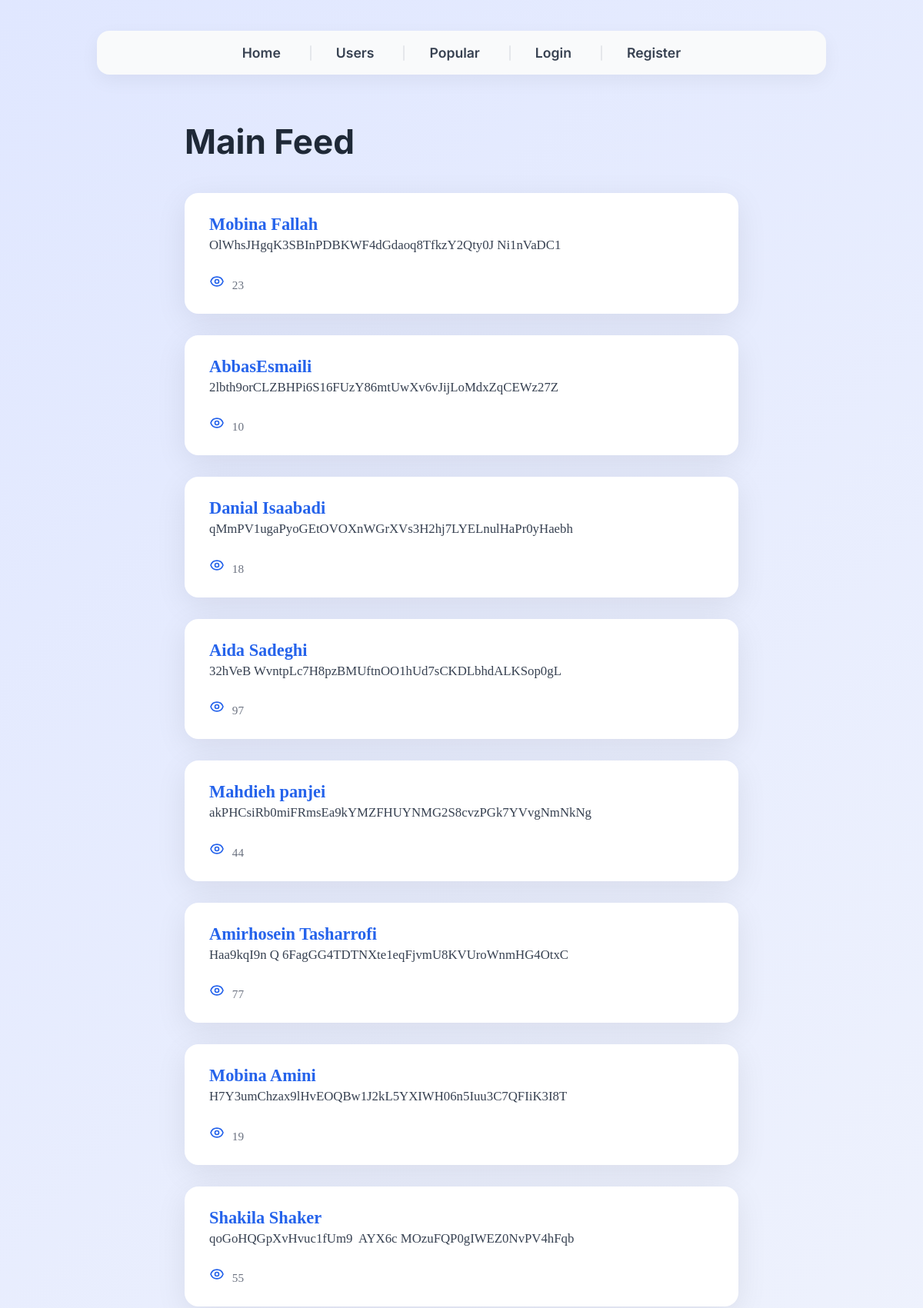
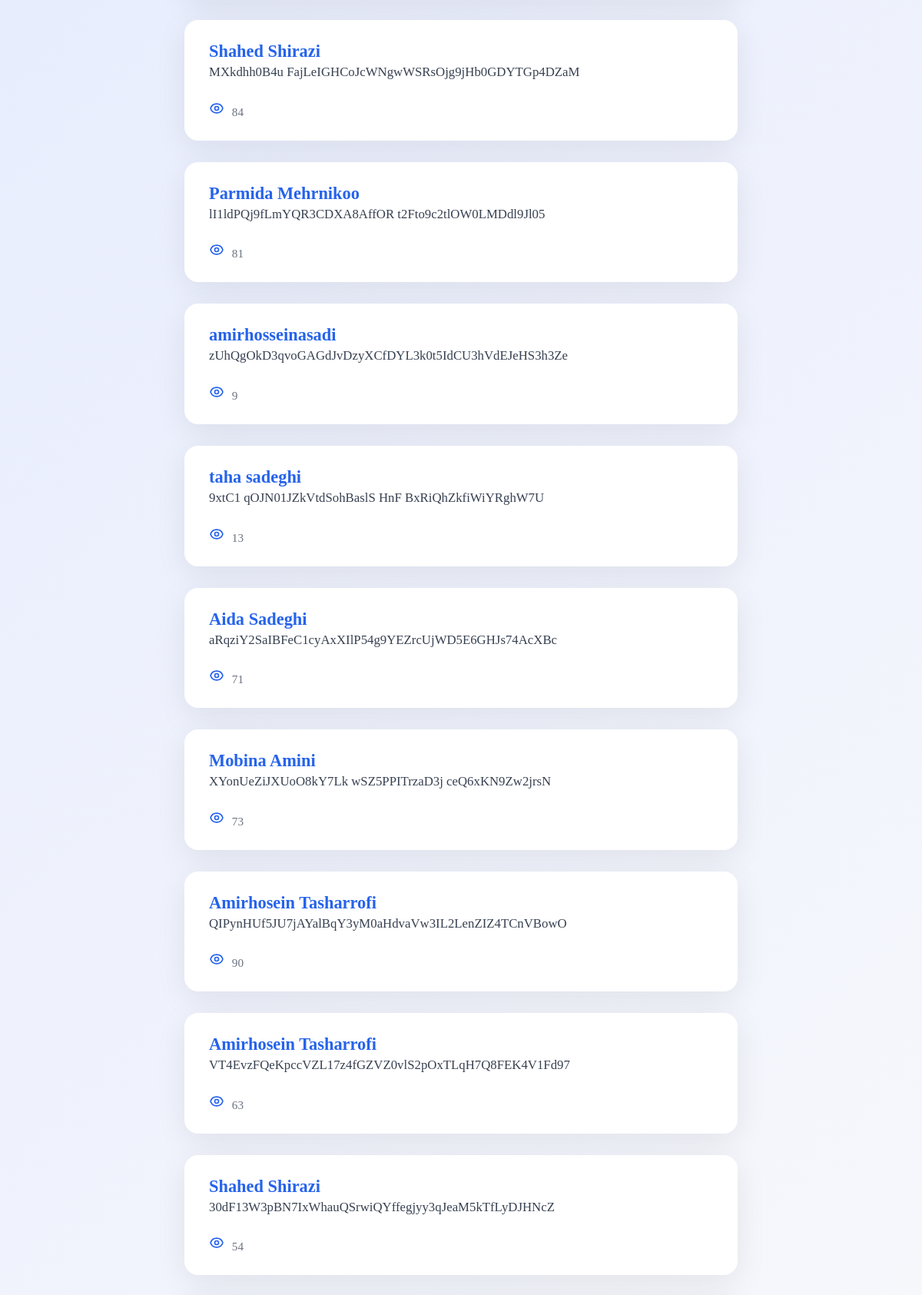
Screenshot of /?page=main&p=2 (upper part) with the database file from the repository (2 pictures, top to bottom).
### tables this page shows
CREATE TABLE `posts` (
  `id` int(11) NOT NULL,
  `user_id` int(11) NOT NULL,
  `content` varchar(50) NOT NULL
);

CREATE TABLE `users` (
  `id` int(11) NOT NULL,
  `name` varchar(100) NOT NULL,
  `email` varchar(100) NOT NULL,
  `password` varchar(64) NOT NULL
);

### core/View.php (called while the page is built, shortened)
<?php
class View
{
    public static function render(string $view, array $data = []): void
    {
        extract($data);
        include __DIR__ . "/../views/{$view}.php";
    }
}

### controllers/PostController.php (called while the page is built, shortened)
<?php
class PostController
{
    public function main(): void
    {
        $currentPage = isset($_GET['p']) ? max(1, (int)$_GET['p']) : 1;
        $postsList = Post::getAllPaginated($currentPage);
        View::render('main', ['posts' => $postsList, 'page' => $currentPage]);
    }
}

### index.php (called while the page is built, shortened)
<?php
Router::route();

### models/Post.php (called while the page is built, shortened)
<?php
class Post
{
    public static function getAllPaginated(int $page, int $limit = 20): array
    {
        $offset = ($page - 1) * $limit;
        $db = Database::connect();
        $sql = "
            SELECT posts.*, users.name AS user_name, COALESCE(pv.views, 0) AS view_count
            FROM posts
            JOIN users ON posts.user_id = users.id
            LEFT JOIN (
                SELECT post_id, views FROM post_views
            ) pv ON pv.post_id = posts.id
            ORDER BY posts.id DESC
            LIMIT :limit OFFSET :offset
        ";
        $stmt = $db->prepare($sql);
        $stmt->bindValue(':limit', $limit, PDO::PARAM_INT);
        $stmt->bindValue(':offset', $offset, PDO::PARAM_INT);
        $stmt->execute();
        return $stmt->fetchAll(PDO::FETCH_ASSOC);
    }
}

### views/main.php (the view, shortened to what this page needs)
<?php
include 'views/navbar.php';
?>
<h1>Main Feed</h1>
<?php if (empty($posts)): ?>
  <div class="no-posts">No posts available.</div>
<?php else: ?>
  <div class="posts-container">
    <?php foreach ($posts as $post): ?>
      <article class="post-card" tabindex="0" aria-label="Post by <?= htmlspecialchars($post['user_name']) ?>">
        <header class="post-header">
          <strong class="post-user"><?= htmlspecialchars($post['user_name']) ?></strong>
        </header>
        <section class="post-content">
          <p><?= nl2br(htmlspecialchars($post['content'])) ?></p>
        </section>
        <footer class="post-footer">
          <span class="post-views" aria-label="Number of views">
            <?= (int)$post['view_count'] ?>
          </span>
        </footer>
      </article>
    <?php endforeach; ?>
  </div>
<?php endif; ?>

### views/main.php (style rules this page uses)
h1 { font-family: 'Inter', sans-serif; font-weight: 700; font-size: 2.75rem; margin-bottom: 40px; color: #1f2937; user-select: none; max-width: 720px; margin-left: auto; margin-right: auto; text-align: left; }
.posts-container { max-width: 720px; margin: 0 auto; display: flex; flex-direction: column; gap: 28px; }
.post-card { background-color: #ffffff; border-radius: 18px; box-shadow: 0 10px 40px rgba(0,0,0,0.08); padding: 28px 32px; transition: box-shadow 0.4s ease, transform 0.4s ease; cursor: default; user-select: text; opacity: 0; transform: translateY(20px); animation: fadeInUp 0.6s forwards; }
.post-card:nth-child(1) { animation-delay: 0.1s; }
.post-card:nth-child(2) { animation-delay: 0.2s; }
.post-card:nth-child(3) { animation-delay: 0.3s; }
.post-card:nth-child(4) { animation-delay: 0.4s; }
.post-user { font-weight: 700; font-size: 1.4rem; color: #2563eb; margin-bottom: 14px; }
.post-content p { font-size: 1.05rem; color: #374151; line-height: 1.7; margin: 0; white-space: pre-wrap; }
.post-footer { margin-top: 22px; font-size: 0.95rem; color: #6b7280; display: flex; align-items: center; gap: 8px; }
.eye-icon { width: 20px; height: 20px; stroke: #2563eb; margin-right: 6px; }

### rows the page displays
posts: user.name "Mobina Fallah", content "OlWhsJHgqK3SBInPDBKWF4dGdaoq8TfkzY2Qty0J Ni1nVaDC1", view_count "23"
posts: user.name "AbbasEsmaili", content "2lbth9orCLZBHPi6S16FUzY86mtUwXv6vJijLoMdxZqCEWz27Z", view_count "10"
posts: user.name "Danial Isaabadi", content "qMmPV1ugaPyoGEtOVOXnWGrXVs3H2hj7LYELnulHaPr0yHaebh", view_count "18"
posts: user.name "Aida Sadeghi", content "32hVeB WvntpLc7H8pzBMUftnOO1hUd7sCKDLbhdALKSop0gL", view_count "97"
posts: user.name "Mahdieh panjei", content "akPHCsiRb0miFRmsEa9kYMZFHUYNMG2S8cvzPGk7YVvgNmNkNg", view_count "44"
posts: user.name "Amirhosein Tasharrofi", content "Haa9kqI9n Q 6FagGG4TDTNXte1eqFjvmU8KVUroWnmHG4OtxC", view_count "77"
posts: user.name "Mobina Amini", content "H7Y3umChzax9lHvEOQBw1J2kL5YXIWH06n5Iuu3C7QFIiK3I8T", view_count "19"
posts: user.name "Shakila Shaker", content "qoGoHQGpXvHvuc1fUm9 AYX6c MOzuFQP0gIWEZ0NvPV4hFqb", view_count "55"
posts: user.name "Shahed Shirazi", content "MXkdhh0B4u FajLeIGHCoJcWNgwWSRsOjg9jHb0GDYTGp4DZaM", view_count "84"
posts: user.name "Parmida Mehrnikoo", content "lI1ldPQj9fLmYQR3CDXA8AffOR t2Fto9c2tlOW0LMDdl9Jl05", view_count "81"
posts: user.name "amirhosseinasadi", content "zUhQgOkD3qvoGAGdJvDzyXCfDYL3k0t5IdCU3hVdEJeHS3h3Ze", view_count "9"
posts: user.name "taha sadeghi", content "9xtC1 qOJN01JZkVtdSohBaslS HnF BxRiQhZkfiWiYRghW7U", view_count "13"
posts: user.name "Aida Sadeghi", content "aRqziY2SaIBFeC1cyAxXIlP54g9YEZrcUjWD5E6GHJs74AcXBc", view_count "71"
posts: user.name "Mobina Amini", content "XYonUeZiJXUoO8kY7Lk wSZ5PPITrzaD3j ceQ6xKN9Zw2jrsN", view_count "73"
posts: user.name "Amirhosein Tasharrofi", content "QIPynHUf5JU7jAYalBqY3yM0aHdvaVw3IL2LenZIZ4TCnVBowO", view_count "90"
posts: user.name "Amirhosein Tasharrofi", content "VT4EvzFQeKpccVZL17z4fGZVZ0vlS2pOxTLqH7Q8FEK4V1Fd97", view_count "63"
posts: user.name "Shahed Shirazi", content "30dF13W3pBN7IxWhauQSrwiQYffegjyy3qJeaM5kTfLyDJHNcZ", view_count "54"
